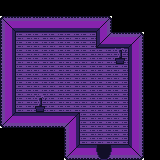

Rendered tile map (Tiled .tmx) drawn with the repository's tilesets; below, a short description and the map source with its tile grids summarised:
An orthogonal 10x10 tile map with 16x16 px tiles, 3 tile layers (Collision, Ground, Top) and 3 objects (Player, NPC, Entrance).

<map version="1.10" tiledversion="1.10.2" orientation="orthogonal" renderorder="right-down" width="10" height="10" tilewidth="16" tileheight="16" infinite="0" nextlayerid="5" nextobjectid="4">
 <editorsettings>
  <export target="house3.json" format="json" />
 </editorsettings>
 <tileset firstgid="1" name="tiles" tilewidth="16" tileheight="16" tilecount="64" columns="8">
  <image source="../img/tileset.png" width="128" height="128" />
 </tileset>
 <layer id="3" name="Collision" width="10" height="10">
  <data>[100 cells, 31 non-empty, 1 distinct tile ids]</data>
 </layer>
 <layer id="1" name="Ground" width="10" height="10">
  <data>[100 cells, 71 non-empty, 12 distinct tile ids]</data>
 </layer>
 <layer id="2" name="Top" width="10" height="10">
  <data>[100 cells, 2 non-empty, 1 distinct tile ids]</data>
 </layer>
 <objectgroup id="4" name="Objects">
  <object id="1" name="Player" x="96" y="128">
   <point />
  </object>
  <object id="2" name="NPC" x="48" y="32">
   <properties>
    <property name="name" value="jones" />
   </properties>
   <point />
  </object>
  <object id="3" name="Entrance" x="100" y="148" width="8" height="8">
   <properties>
    <property name="level" value="world1" />
    <property name="pos" value="97|385" />
   </properties>
  </object>
 </objectgroup>
</map>
